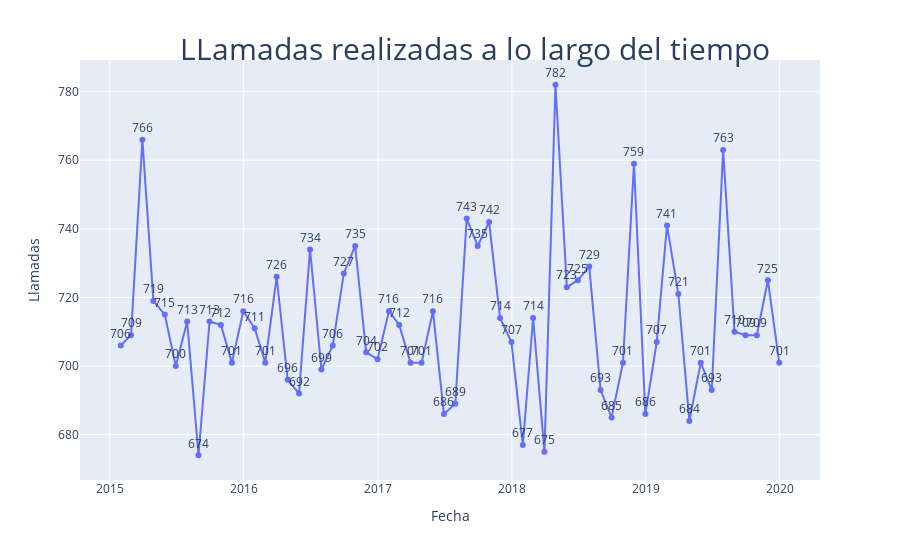

Write notebook code for a chart like this one.
### Markdown cell above
2.2.4. Comprueba la distribución de llamadas en función del mes del año indicando si el cliente se ha suscrito o no (countplot con agrupación en la columna ‘y)

### Code cell
fig = px.line(date, 
							x = 'date', 
							y = 'count', 
							text = 'count',
							labels = dict(date = 'Fecha',
														count = 'Llamadas'))
fig.update_traces(textposition = "top center")
fig.update_layout(title = dict(text = "LLamadas realizadas a lo largo del tiempo", 
															 font = dict(size = 30),
															 automargin = True, 
															 yref = 'paper',
															 x = 0.2,
															 y = 1),
							    legend = dict(yanchor = "top",
														    y = 0.99,
														    xanchor = "right",
														    x = 0.75))

### Figure 1 — Plotly figure (JSON) as saved in the notebook; plotly's stock layout.template omitted (floating-point values rounded to 4 significant figures)
{"data": [{"hovertemplate": "Fecha=%{x}<br>Llamadas=%{text}<extra></extra>", "legendgroup": "", "line": {"color": "#636efa", "dash": "solid"}, "marker": {"symbol": "circle"}, "mode": "lines+markers+text", "name": "", "orientation": "v", "showlegend": false, "text": [706, 709, 766, 719, 715, 700, 713, 674, 713, 712, 701, 716, 711, 701, 726, 696, 692, 734, 699, 706, 727, 735, 704, 702, 716, 712, 701, 701, 716, 686, 689, 743, 735, 742, 714, 707, 677, 714, 675, 782, 723, 725, 729, 693, 685, 701, 759, 686, 707, 741, 721, 684, 701, 693, 763, 710, 709, 709, 725, 701], "textposition": "top center", "type": "scatter", "x": ["2015-01-31T00:00:00", "2015-02-28T00:00:00", "2015-03-31T00:00:00", "2015-04-30T00:00:00", "2015-05-31T00:00:00", "2015-06-30T00:00:00", "2015-07-31T00:00:00", "2015-08-31T00:00:00", "2015-09-30T00:00:00", "2015-10-31T00:00:00", "2015-11-30T00:00:00", "2015-12-31T00:00:00", "2016-01-31T00:00:00", "2016-02-29T00:00:00", "2016-03-31T00:00:00", "2016-04-30T00:00:00", "2016-05-31T00:00:00", "2016-06-30T00:00:00", "2016-07-31T00:00:00", "2016-08-31T00:00:00", "2016-09-30T00:00:00", "2016-10-31T00:00:00", "2016-11-30T00:00:00", "2016-12-31T00:00:00", "2017-01-31T00:00:00", "2017-02-28T00:00:00", "2017-03-31T00:00:00", "2017-04-30T00:00:00", "2017-05-31T00:00:00", "2017-06-30T00:00:00", "2017-07-31T00:00:00", "2017-08-31T00:00:00", "2017-09-30T00:00:00", "2017-10-31T00:00:00", "2017-11-30T00:00:00", "2017-12-31T00:00:00", "2018-01-31T00:00:00", "2018-02-28T00:00:00", "2018-03-31T00:00:00", "2018-04-30T00:00:00", "2018-05-31T00:00:00", "2018-06-30T00:00:00", "2018-07-31T00:00:00", "2018-08-31T00:00:00", "2018-09-30T00:00:00", "2018-10-31T00:00:00", "2018-11-30T00:00:00", "2018-12-31T00:00:00", "2019-01-31T00:00:00", "2019-02-28T00:00:00", "2019-03-31T00:00:00", "2019-04-30T00:00:00", "2019-05-31T00:00:00", "2019-06-30T00:00:00", "2019-07-31T00:00:00", "2019-08-31T00:00:00", "2019-09-30T00:00:00", "2019-10-31T00:00:00", "2019-11-30T00:00:00", "2019-12-31T00:00:00"], "xaxis": "x", "y": [706, 709, 766, 719, 715, 700, 713, 674, 713, 712, 701, 716, 711, 701, 726, 696, 692, 734, 699, 706, 727, 735, 704, 702, 716, 712, 701, 701, 716, 686, 689, 743, 735, 742, 714, 707, 677, 714, 675, 782, 723, 725, 729, 693, 685, 701, 759, 686, 707, 741, 721, 684, 701, 693, 763, 710, 709, 709, 725, 701], "yaxis": "y"}], "layout": {"legend": {"tracegroupgap": 0, "x": 0.75, "xanchor": "right", "y": 0.99, "yanchor": "top"}, "margin": {"t": 60}, "title": {"automargin": true, "font": {"size": 30}, "text": "LLamadas realizadas a lo largo del tiempo", "x": 0.2, "y": 1, "yref": "paper"}, "xaxis": {"anchor": "y", "domain": [0, 1], "title": {"text": "Fecha"}}, "yaxis": {"anchor": "x", "domain": [0, 1], "title": {"text": "Llamadas"}}}}
